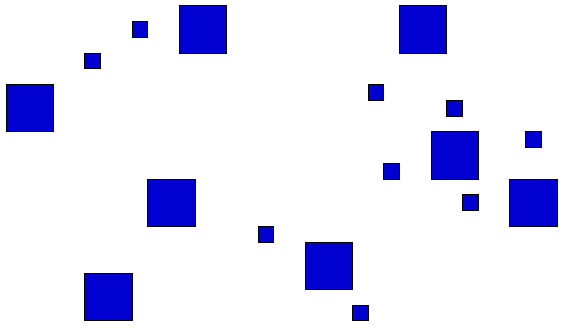
#> input picture Projects/1/objetos1.png, 563 x 327 px
$ python trabalho_1.py objetos1.png   (older library calls are emulated)
#> lines starting #> are read from the running program, lines starting #| are printed output that depends on the picture; after the words box and inside, x2 and y2 are one past the last pixel; in counts of white or black regions, pixels touching at a corner belong together
# To run the code, type:
#    python3.5 trabalho_1.py image_file
# Example:
#    python3.5 trabalho_1.py objetos1.png

from argparse import ArgumentParser
import matplotlib.pyplot as plt
from numpy import shape, empty
import cv2
from skimage.measure import label, regionprops


# Defines the required argument, which is the path to the image file
# Returns the image file path received as argument
def define_image_argument():
    parser = ArgumentParser()
    parser.add_argument('image', metavar='IMAGE_PATH', nargs='?', help='path to the image file')
    args = parser.parse_args()

    return args.image


# Reads and returns the color image as a 3D matrix
def read_image(image_path):
    return cv2.imread(image_path)


# Shows image and closes window if any key is pressed
def show_image(window_name, image):
    cv2.imshow(window_name, image)
    cv2.waitKey(0)
    cv2.destroyAllWindows()


# Saves image in current folder
def save_image(image_path, image):
    cv2.imwrite(image_path, image)


# Creates an image with the contours of the objects
# Returns a tuple of an image with the objects contours and an binary image obtained after threshold
def create_img_contours(image, gray_image):
    ret, thresh = cv2.threshold(gray_image, thresh=190, maxval=255, type=cv2.THRESH_BINARY_INV)
    img, contours, hierarchy = cv2.findContours(image=thresh, mode=cv2.RETR_EXTERNAL, method=cv2.CHAIN_APPROX_SIMPLE)
    white_image = empty([shape(image)[0], shape(image)[1], shape(image)[2]])
    white_image.fill(255)
    img_contours = cv2.drawContours(white_image, contours, contourIdx=-1, color=(0, 0, 255), thickness=2)

    return img_contours, thresh


# Extracts objects properties like perimeter, area and centroids from a binary image
# Returns a 1D numpy array with the area of each object
def extract_objects_properties(binary_image, gray_image, image_path):
    label_img, num_regions = label(binary_image, return_num=True)
    areas = empty([num_regions])
    plt.imshow(gray_image, cmap='gray')

    for i, region in enumerate(regionprops(label_img)):
        areas[i] = region.area
        print('region: {0}'.format(i), end='\t\t')
        print('perimeter: {0:.0f}'.format(region.perimeter), end='\t\t')
        print('area: {0:.0f}'.format(region.area), end='\n')
        plt.text(region.centroid[1], region.centroid[0], str(i), fontsize=10, color='white',
                 horizontalalignment='center', verticalalignment='center')
    print()
    plt.savefig('labeled_' + image_path)
    plt.show()

    return areas


# Prints the number of objects classified in each class - small, medium or big - according to their area
def print_classified_regions(classified_regions):
    print('number of small regions: {0:.0f}'.format(classified_regions[0]), end='\n')
    print('number of medium regions: {0:.0f}'.format(classified_regions[1]), end='\n')
    print('number of big regions: {0:.0f}'.format(classified_regions[2]), end='\n')


# Creates histogram of objects area
# Bins: 0 until 1500, 1500 until 3000, greater than or equal to 3000
# Returns an array of classified regions
def create_histogram(areas, image_path):
    plt.xlabel('Area')
    plt.ylabel('Number of Objects')
    plt.title('Histogram of Objects Area')
    max_area = max(areas)
    if max_area < 3000:
        max_area = 3000
    plt.xlim([0, max_area])
    classified_regions, bins, patches = plt.hist(areas, bins=[0, 1500, 3000, max_area], rwidth=0.5, facecolor='blue',
                                                 edgecolor='black')
    plt.savefig('histogram_' + image_path)
    plt.show()

    return classified_regions


def main():
    img_path = define_image_argument()
    img = read_image(img_path)
#> in read_image, returned value is the input picture: shape (327, 563, 3); mean B, G, R 247.3, 225.6, 225.6

    show_image('original_image', img)

    gray_img = cv2.cvtColor(img, cv2.COLOR_BGR2GRAY)
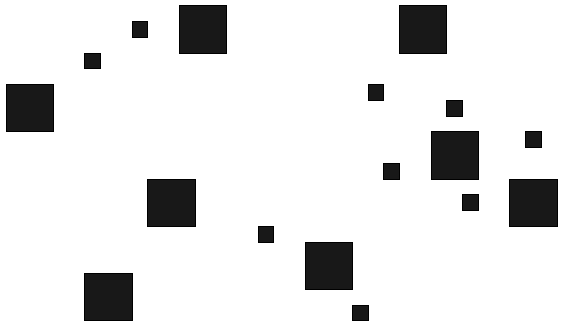
#> gray_img: shape (327, 563); min 0, max 255, mean 228.1
    show_image('gray_image', gray_img)
    save_image('gray_' + img_path, gray_img)

    img_contours, binary_img = create_img_contours(img, gray_img)
#> in create_img_contours, `ret, thresh = cv2.threshold(gray_image, thresh=190, maxval=255, type=c..`:
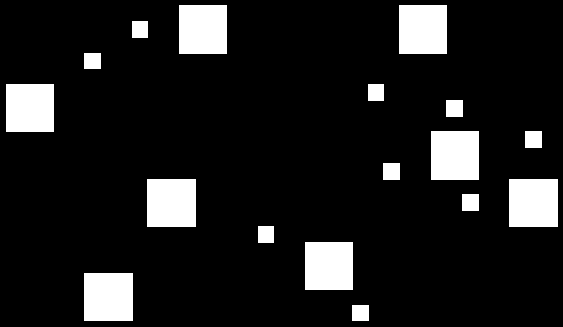
#> thresh: shape (327, 563); 11.5% white; 17 white regions
#> in create_img_contours, `img, contours, hierarchy = cv2.findContours(image=thresh, mode=cv2.RET..`: contours = 17 contours; largest, box (x1, y1, x2, y2) and area: (84, 273, 133, 321) 2256, (509, 179, 558, 227) 2256, (147, 179, 196, 227) 2256, (431, 131, 479, 180) 2256, (399, 5, 447, 54) 2256
#> in create_img_contours, `white_image.fill(255)`: white_image: shape (327, 563, 3) float64; every value is 255
#> in create_img_contours, `img_contours = cv2.drawContours(white_image, contours, contourIdx=-1, ..`:
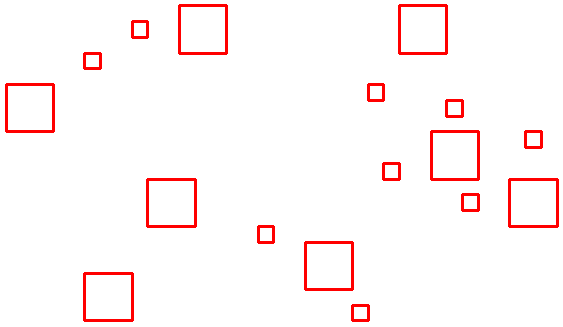
#> img_contours: shape (327, 563, 3) float64; mean of channels 0, 1, 2 246.4, 246.4, 255; drawn as B, G, R
    show_image('img_contours', img_contours)
    save_image('contours_' + img_path, img_contours)

    areas = extract_objects_properties(binary_img, gray_img, img_path)
#> in extract_objects_properties, `label_img, num_regions = label(binary_image, return_num=True)`:
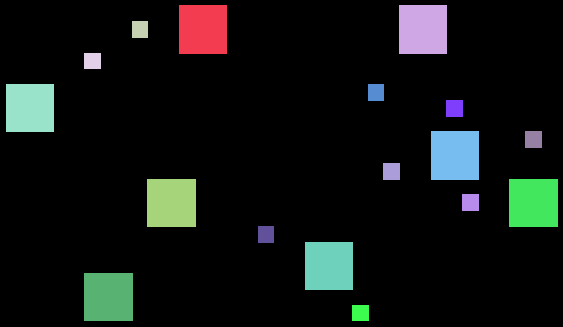
#> label_img: shape (327, 563) int64; 18 distinct labels, from 0 to 17; one colour per label, 0 black
#> in extract_objects_properties, `label_img, num_regions = label(binary_image, return_num=True)`: num_regions = 17
#> the loop in extract_objects_properties, `for i, region in enumerate(regionprops(label_img)):` made 17 passes
#| region: 0		perimeter: 190		area: 2352
#| region: 1		perimeter: 190		area: 2352
#| region: 2		perimeter: 62		area: 272
#| region: 3		perimeter: 62		area: 272
#| region: 4		perimeter: 188		area: 2304
#| region: 5		perimeter: 62		area: 272
#| region: 6		perimeter: 64		area: 289
#| region: 7		perimeter: 190		area: 2352
#> (further printed lines are left out)
#> after the loop in extract_objects_properties, `for i, region in enumerate(regionprops(label_img)):`: areas = 17 values, max 2352 at index 0, min 272 at index 2, mean 1249.2

    classified_regions = create_histogram(areas, img_path)
#> in create_histogram, `max_area = max(areas)`: max_area = 2352
#> in create_histogram, `classified_regions, bins, patches = plt.hist(areas, bins=[0, 1500, 300..`: classified_regions = [9, 8, 0]; bins = [0, 1500, 3000, 3000]
#> in create_histogram, `plt.savefig('histogram_' + image_path)`:
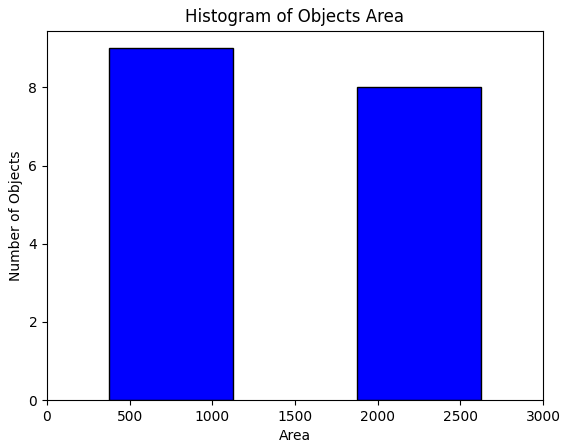
#> figure drawn by matplotlib, 1 panel; tallest bar 9 high, from x = 375 to 1125
#> classified_regions = [9, 8, 0]
    print_classified_regions(classified_regions)
#| number of small regions: 9
#| number of medium regions: 8
#| number of big regions: 0


if __name__ == "__main__":
    main()

$ run again, with Projects/1/objetos2.png copied over Projects/1/objetos1.png
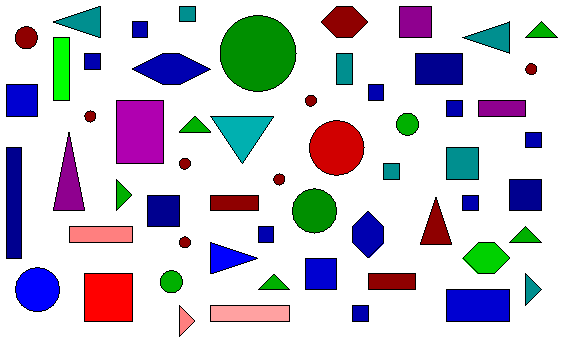
#> input picture Projects/1/objetos2.png, 563 x 343 px
#> in read_image, returned value is the input picture: shape (343, 563, 3); mean B, G, R 211.4, 200.9, 203
#> in create_img_contours, `ret, thresh = cv2.threshold(gray_image, thresh=190, maxval=255, type=c..`:
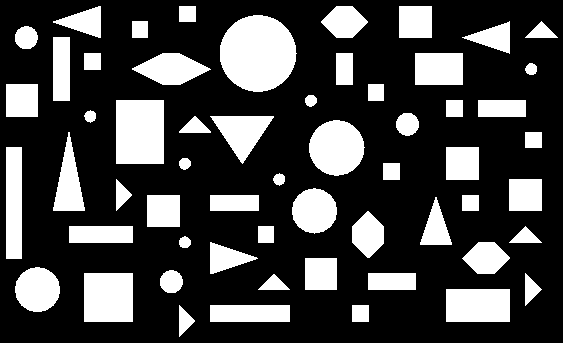
#> thresh: shape (343, 563); 26.6% white; 58 white regions
#> contours = 58 contours; largest, box (x1, y1, x2, y2) and area: (220, 15, 297, 92) 4508, (116, 100, 164, 164) 2961, (309, 120, 365, 176) 2324, (84, 273, 133, 322) 2304, (446, 289, 510, 322) 2016
#> white_image: shape (343, 563, 3) float64; every value is 255
#> label_img: shape (343, 563) int64; 59 distinct labels, from 0 to 58
#> num_regions = 58
#> the loop in extract_objects_properties, `for i, region in enumerate(regionprops(label_img)):` made 58 passes
#| region: 0		perimeter: 138		area: 816
#| region: 1		perimeter: 62		area: 272
#| region: 2		perimeter: 119		area: 1024
#| region: 3		perimeter: 126		area: 1056
#| region: 4		perimeter: 251		area: 4616
#> (further printed lines are left out)
#> after the loop in extract_objects_properties, `for i, region in enumerate(regionprops(label_img)):`: areas = 58 values, max 4616 at index 4, min 111 at index 21, mean 886.4
#> max_area = 4616
#> in create_histogram, `classified_regions, bins, patches = plt.hist(areas, bins=[0, 1500, 300..`: classified_regions = [47, 9, 2]; bins = [0, 1500, 3000, 4616]
#> in create_histogram, `plt.savefig('histogram_' + image_path)`:
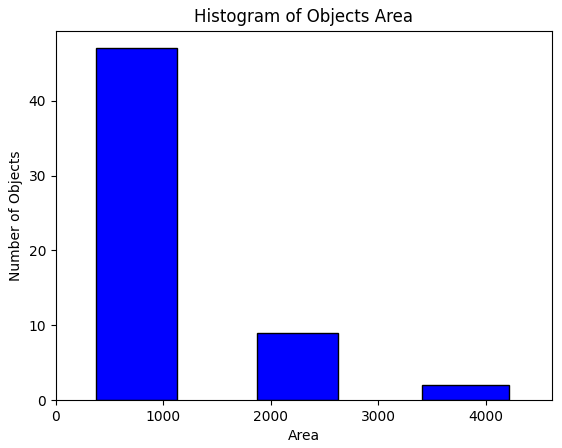
#> figure drawn by matplotlib, 1 panel; tallest bar 47 high, from x = 375 to 1125
#> in main, `classified_regions = create_histogram(areas, img_path)`: classified_regions = [47, 9, 2]
#| number of small regions: 47
#| number of medium regions: 9
#| number of big regions: 2
